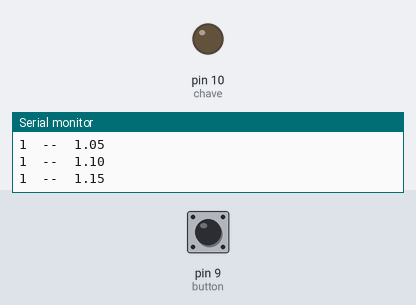
Recording of a sketch running on a simulated Arduino Uno, built with avr-gcc and run on an emulated ATmega328P. Parts: output pins drawn as LEDs (lit = HIGH), the last lines printed to the serial monitor. Dashed ring = blinking. The inputs (shaded band) are chosen by the test bench; at power-on: pin 9 (button) LOW.

Above: at 1.2 s.
1.3 s: pin 9 (button) pulled HIGH for 3.2 s
At 2.0 s:
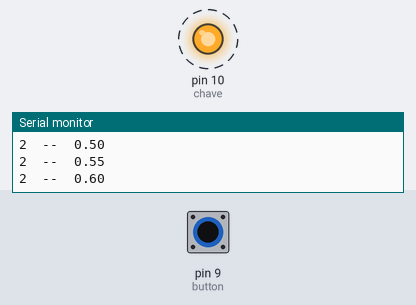
6.0 s: pin 9 (button) pulled HIGH for 0.15 s
At 6.7 s:
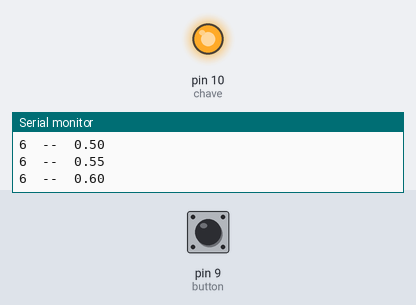
7.6 s: pin 9 (button) pulled HIGH for 1 s
At 8.5 s:
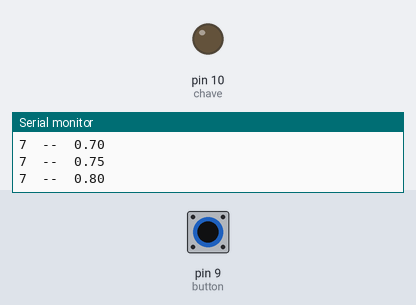
10.1 s: pin 9 (button) driven HIGH
At 10.9 s:
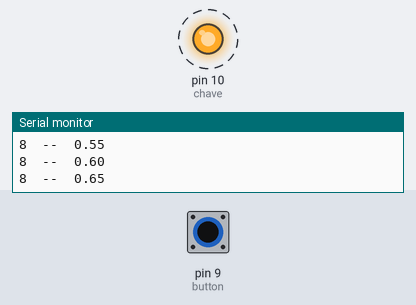
Timing chart, 0 to 14.1 s (numbered marks = the images above; inputs shaded):
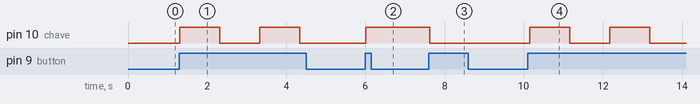

The sketch:

bot_o_com_motor.ino
```cpp
//int led = 10;
int chave = 10;
int ligar=0;
float controle = 0;
int  button = 9;
int estado=1;

void setup() {
  Serial.begin(9600);
  pinMode(chave, OUTPUT);
  pinMode(button, INPUT);

}

void loop()
{
  ligar = digitalRead(button);
  controle+=0.05;
  if (ligar == HIGH && controle > 1.0){
    estado= estado+1;
    controle=0;
  }
  if(estado%2==0){
       digitalWrite(chave, HIGH);
   }
  else
    digitalWrite(chave, LOW);

    delay(50);
    Serial.print(estado);
    Serial.print("  --  ");
    Serial.println(controle);

}
```

Measured:
- after the input at 1.3 s, pin 10 (chave): alternates HIGH for 1.0 s and LOW for 1.0 s, starting at once
- after the input at 6.0 s, pin 10 (chave): LOW → HIGH at once
- after the input at 7.6 s, pin 10 (chave): HIGH → LOW at once
- after the input at 10.1 s, pin 10 (chave): alternates HIGH for 1.0 s and LOW for 1.0 s, starting after 0.05 s
